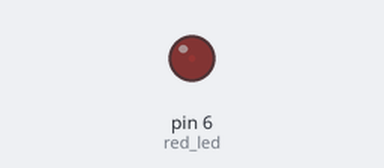
Bench run of a sketch on a simulated Arduino Uno, built with avr-gcc and run on an emulated ATmega328P. On the bench: output pins drawn as LEDs (lit = HIGH).

Above: at 0.05 s.
At 1.15 s:
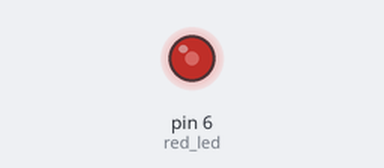
At 2.3 s:
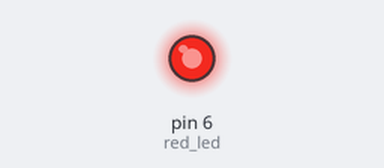
At 4.55 s:
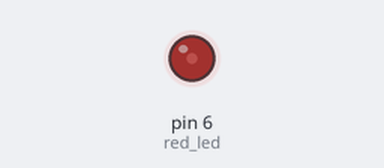
Timing chart, 0 to 6.6 s (numbered marks = the images above):
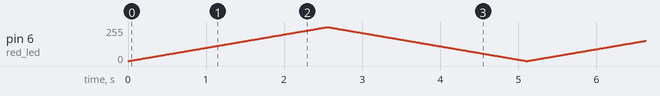

The sketch:

pwm.ino
```cpp
const int red_led = 6;
const int blue_led = 5;
const int green_led = 3;
const int pause = 100;
int brillo = 0;

void setup() {
  // pinMode(red_led, OUTPUT);
  // analogWrite(red_led,0);
  // delay(1000);
  // analogWrite(red_led,65);
  // delay(1000);
  // analogWrite(red_led,127);
  // delay(1000);
  // analogWrite(red_led,189);
  // delay(1000);
  // analogWrite(red_led,250);
  // delay(1000);
}

void loop() {
  for (int brillo = 0; brillo < 255; brillo++) {
    analogWrite(red_led, brillo);
    delay(10);
  }

  for (int brillo = 255; brillo > 0; brillo--) {
    analogWrite(red_led, brillo);
    delay(10);
  }

}
```
